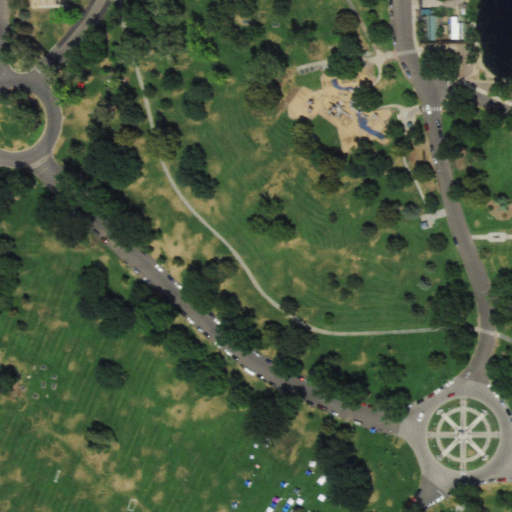
#> input picture examples/data/naip-denver/image.png, 512 x 512 px
$ python reproduce_table.py
#> lines starting #> are read from the running program, lines starting #| are printed output that depends on the picture; after the words box and inside, x2 and y2 are one past the last pixel; in counts of white or black regions, pixels touching at a corner belong together
### src/geomasklab/api.py
"""Create and recalculate mask evidence without a model, browser or server."""
from copy import deepcopy
from datetime import datetime, timezone
import hashlib
import io
import json
import re
import time
import uuid
from PIL import Image, ImageOps
from ._version import VERSION
from .evidence import bundle_contents, load_verified_bundle
from .masks import binary_png, source_text, MAX_IMAGE_BYTES, MAX_MASK_PIXELS
from .measurements import constrain, statistics
from .regions import validate_region, prepare_analysis, region_report
from .review import initial_review
from .domain import (KEEP_VALIDITY, validity_input, configuration,
                     validity_measurements, add_validity_statistics)


def timestamp():return datetime.now(timezone.utc).isoformat()
def identifier():return uuid.uuid4().hex[:12]
def json_bytes(value):return json.dumps(value,indent=2,ensure_ascii=False).encode('utf-8')


def create_evidence(image_bytes, mask_bytes, *, target, source, aligned, scope='all', roi=None,
                    image_source='User-supplied image', session_id=None, run_id=None,
                    parent_run_id=None, version=1, provider_info=None,
                    valid_mask=None, valid_source=None, invert=False):
    """Record an aligned external positive-target mask and an explicit pixel scope.

    Coordinates are those of the normalized, displayed RGB image. This operation
    validates binary pixels and creates pending-review evidence; it makes no
    inference, alignment or authenticated-origin claim.
    """
    start=time.perf_counter();source=source_text(source)
    if type(invert) is not bool:raise ValueError('Complement flag must be boolean.')
    if aligned is not True:raise ValueError('Confirm pixel alignment with the normalized image.')
    if not isinstance(target,str) or not re.fullmatch(r'[A-Za-z][A-Za-z0-9_-]{0,63}',target):
        raise ValueError('Target must be an ASCII label of 1 to 64 letters, digits, underscores or hyphens, starting with a letter.')
    for value in (session_id,run_id,parent_run_id):
        if value is not None and (not isinstance(value,str) or not re.fullmatch(r'[a-f0-9]{12}',value)):
            raise ValueError('Result/session identifiers must contain 12 lowercase hexadecimal characters.')
    if type(version) is not int or version<1:raise ValueError('Result version must be a positive integer.')
    if not image_bytes or len(image_bytes)>MAX_IMAGE_BYTES:raise ValueError('Headless images must be 48 MB or smaller.')
    with Image.open(io.BytesIO(image_bytes)) as raw:
        if raw.width*raw.height>MAX_MASK_PIXELS:raise ValueError('Headless images must contain no more than 64 million pixels.')
        if getattr(raw,'n_frames',1)!=1:raise ValueError('Use a single-frame image.')
        preserve=raw.format=='PNG' and raw.mode=='RGB' and raw.getexif().get(274,1)==1
        image=ImageOps.exif_transpose(raw).convert('RGB')
    if not preserve:
        out=io.BytesIO();image.save(out,'PNG');image_bytes=out.getvalue()
    full=binary_png(mask_bytes,image.size)
    if provider_info is not None:
        if not isinstance(provider_info,dict):raise ValueError('Provider metadata must be an object.')
        encoded_provider=json.dumps(provider_info,allow_nan=False)
        if len(encoded_provider)>16_000:raise ValueError('Provider metadata must contain no more than 16,000 characters.')
        if provider_info.get('output_sha256')!=hashlib.sha256(mask_bytes).hexdigest():
            raise ValueError('Provider output identity does not match the supplied mask.')
        provider_info=json.loads(encoded_provider)
    roi=validate_region(scope,roi,*image.size)
    positive=ImageOps.invert(full) if invert else full
    mask=constrain(positive,scope,roi);metrics=statistics(mask,scope,roi,positive)
    task={'action':'segment','target':target,'side':scope,'invert':invert,'roi':roi,
          'scope_rule':'deterministic_pixel_scope','quality_mode':None,'effective_quality_mode':None}
    domain_files={};config=None
    if valid_mask is not None:
        valid,declaration,domain_files=validity_input(valid_mask,image.size,valid_source)
        mask,_,_=validity_measurements(positive,task,valid)
        metrics=statistics(mask,scope,roi,positive)
        add_validity_statistics(metrics,positive,task,valid)
        config=configuration(task,hashlib.sha256(image_bytes).hexdigest(),image.size,declaration)
        domain_files['analysis.json']=json_bytes(config)
    elif valid_source is not None:
        raise ValueError('A validity source requires an explicit valid mask.')
    encoded={}
    overlay=Image.composite(Image.blend(image,Image.new('RGB',image.size,(69,213,152)),.48),image,mask)
    for name,im in (('full_mask.png',full),('mask.png',mask),('overlay.png',overlay)):
        out=io.BytesIO();im.save(out,'PNG');encoded[name]=out.getvalue()
    rid,sid=run_id or identifier(),session_id or identifier()
    result={'id':rid,'session_id':sid,'parent_run_id':parent_run_id,'version':version,
        'software_version':VERSION,'created_at':timestamp(),'mode':'external','execution_kind':'external_mask_import',
        'inference_performed':False,'query':f'Import an external {target} mask.','task':task,'task_options':{'roi':roi},
        'provenance':{'planner':'explicit_mask_import','perception':'User-supplied binary PNG; no model call',
                      'source':image_source,'image_sha256':hashlib.sha256(image_bytes).hexdigest()},
        'external_mask':{'source':source,'origin_authenticated':False,'alignment_user_assertion':True,
                         'upload_sha256':hashlib.sha256(mask_bytes).hexdigest()},
        'full_mask_sha256':hashlib.sha256(encoded['full_mask.png']).hexdigest(),'metrics':metrics,
        'status':'completed' if metrics['pixel_area'] else 'needs_review','semantic_review':initial_review(),
        'message':f'Imported {metrics["pixel_area"]:,} foreground pixels. No model inference. Review target, alignment and boundaries.',
        'trace':[{'step':1,'name':'Validate external mask','state':'completed',
                  'detail':'Exact dimensions and binary PNG pixels; no resizing, thresholding or model calls.'},
                 {'step':2,'name':'Measure explicit pixel scope','state':'completed',
                  'detail':'Retained source bytes, computed both coverage denominators and set review to pending.'}]}
    result['duration_ms']=round((time.perf_counter()-start)*1000,2)
    if config is not None:result['analysis_config']=config
    if provider_info is not None:result['external_mask']['provider']=provider_info
    report='\n'.join(['# GeoMaskLab imported-mask evidence','',
        f'- Target: {target}; scope: {scope}; ROI: {json.dumps(roi)}',
        f'- Mask source (user supplied): {source}',
        '- Execution: external mask import; no model inference.',
        f'- Foreground pixels: {metrics["pixel_area"]}',f'- Whole-image denominator: {metrics["total_pixels"]}',
        f'- Whole-image coverage: {metrics["area_ratio"]}',f'- Selected-region denominator: {metrics["scope_area_pixels"]}',
        f'- Within-region coverage: {metrics["scope_area_ratio"]}',
        '- Review: pending; candidate components are not validated object counts.',
        '- Pixel alignment and source information are user assertions.',
        '- Verify: geomasklab verify bundle.zip',''])
    if config is not None:
        report+='\n## Declared validity\n\n'+json.dumps(config,indent=2)+'\n\n'+json.dumps(metrics['validity_measurements'],indent=2)+'\n'
    files={'original.png':image_bytes,'source_mask.png':mask_bytes,**encoded,**domain_files,
        'result.json':json_bytes({k:v for k,v in result.items() if k!='trace'}),
        'statistics.json':json_bytes(metrics),'run_log.json':json_bytes(result['trace']),'report.md':report.encode()}
    bundle=bundle_contents(files)
    load_verified_bundle(bundle)
    return bundle


# [16 lines left out: function recalculate_evidence, not called in this run]

### src/geomasklab/masks.py
"""Lossless binary PNG inputs in the displayed image's pixel coordinates."""
import base64
import io
from PIL import Image, ImageChops

MAX_MASK_BYTES = 32 * 1024 * 1024
MAX_MASK_PIXELS = 64_000_000
MAX_IMAGE_BYTES = 48 * 1024 * 1024


# [11 lines left out: function decode_mask, not called in this run]


def binary_png(raw, size):
    """Accept only exact binary pixels; never resize, orient or threshold labels.

    Grayscale values must be 0/1 or 0/255. RGB masks are accepted only when
    all channels are identical; alpha must be opaque. Palette, probability,
    multiclass and animated images require explicit conversion by the user.
    """
    if not raw or len(raw) > MAX_MASK_BYTES:
        raise ValueError('Binary PNG masks must be 32 MB or smaller.')
    try:
        with Image.open(io.BytesIO(raw)) as image:
            if image.format != 'PNG' or getattr(image, 'n_frames', 1) != 1:
                raise ValueError('Use a single-frame binary PNG mask.')
            if image.size != tuple(size) or image.width * image.height > MAX_MASK_PIXELS:
                raise ValueError('Mask dimensions must exactly match the displayed image; no resizing is performed.')
            if image.getexif().get(274, 1) != 1:
                raise ValueError('Orient the mask explicitly to the displayed image before importing.')
            image.load()
            if image.mode in ('RGBA', 'LA'):
                if image.getchannel('A').getextrema() != (255, 255):
                    raise ValueError('Transparent masks are not supported; use opaque binary pixels.')
                image = image.convert('RGB' if image.mode == 'RGBA' else 'L')
            if image.mode == 'RGB':
                r, g, b = image.split()
                if ImageChops.difference(r, g).getbbox() or ImageChops.difference(r, b).getbbox():
                    raise ValueError('Color-coded masks are not supported; export a binary grayscale PNG.')
                image = r
            elif image.mode == '1':
                image = image.convert('L')
            elif image.mode != 'L':
                raise ValueError('Export an 8-bit binary grayscale PNG, not a palette or multiclass image.')
            values = {i for i, count in enumerate(image.histogram()) if count}
            if values <= {0, 1}:
                return image.point(lambda v: 255 if v else 0)
            if values <= {0, 255}:
                return image.copy()
            raise ValueError('Mask values must be 0/1 or 0/255; thresholds and class mappings are never inferred.')
    except (OSError, Image.DecompressionBombError) as error:
        raise ValueError('Could not read a supported binary PNG mask.') from error


def source_text(value):
    """Require explicit, bounded provenance without claiming its authenticity."""
    if not isinstance(value, str) or not value.strip() or len(value) > 1000 or '\x00' in value:
        raise ValueError('Describe the mask source in 1–1,000 characters.')
    return value.strip()

### src/geomasklab/measurements.py
"""Deterministic mask clipping and pixel measurements, without a server."""
from PIL import Image
from .geometry import candidate_statistics, scope_area_pixels
SCOPE_NAMES = {'all': 'Whole image', 'left': 'Left half', 'right': 'Right half', 'top': 'Top half', 'bottom': 'Bottom half'}

def constrain(mask, side, roi=None):
    w,h=mask.size; region=Image.new('L',(w,h),0)
    boxes={'all':(0,0,w,h),'left':(0,0,w//2,h),'right':(w//2,0,w,h),'top':(0,0,w,h//2),'bottom':(0,h//2,w,h)}
    box=boxes[side]; region.paste(mask.crop(box),box[:2])
    if roi:
        x1,y1,x2,y2=roi['xyxy']
        clipped=Image.new('L',(w,h),0)
        clipped.paste(region.crop((x1,y1,x2,y2)),(x1,y1))
        return clipped
    return region

def foreground_area(mask):
    return sum(mask.histogram()[1:])

def statistics(mask,side,roi=None,full_mask=None):
    w,h=mask.size; area=sum(mask.histogram()[1:]); bbox=mask.getbbox()
    scope_area=scope_area_pixels(w,h,side,roi)
    full=full_mask if full_mask is not None else mask
    left=foreground_area(full.crop((0,0,w//2,h)))
    right=foreground_area(full.crop((w//2,0,w,h)))
    distribution={'basis':'full_mask_before_scope','left_pixels':left,'right_pixels':right}
    if roi:
        distribution['roi_inside_pixels']=area
        distribution['roi_outside_pixels']=left+right-area
    return {'pixel_area':area,'total_pixels':w*h,'area_ratio':area/(w*h),'bbox_xyxy':list(bbox) if bbox else None,
            'scope_area_pixels':scope_area,'scope_area_ratio':area/scope_area if scope_area else None,
            'width':w,'height':h,'scope':side,'scope_label':SCOPE_NAMES[side], 'unit':'pixel',
            'spatial_rule':'Pixel-scope clipping; area_ratio always uses the whole image as its denominator.',
            'spatial_check':mask.tobytes()==constrain(mask,side,roi).tobytes(),
            'roi':roi,'candidate_stats':candidate_statistics(mask),'distribution':distribution,'ground_area_available':False}

### src/geomasklab/geometry.py
"""Deterministic connected-component measurements, independent of model services."""
from collections import deque

MAX_COMPONENTS = 100_000


def scope_area_pixels(width, height, side, roi=None):
    """Return the selected rectangle's area, including odd-sized half images.

    Coordinates are zero-based and the upper bounds are exclusive. An empty
    half-image can have zero pixels; its coverage ratio must be reported as null.
    """
    boxes = {'all': (0, 0, width, height), 'left': (0, 0, width // 2, height),
             'right': (width // 2, 0, width, height),
             'top': (0, 0, width, height // 2),
             'bottom': (0, height // 2, width, height)}
    if side not in boxes:
        raise ValueError('Unknown analysis scope.')
    x1, y1, x2, y2 = boxes[side]
    if roi:
        rx1, ry1, rx2, ry2 = roi['xyxy']
        x1, y1, x2, y2 = max(x1, rx1), max(y1, ry1), min(x2, rx2), min(y2, ry2)
    return max(0, x2 - x1) * max(0, y2 - y1)

def candidate_statistics(mask, min_area_pixels=1):
    """Eight-connected candidate regions on the final, spatially constrained mask."""
    w,h=mask.size
    pixels=mask.tobytes()
    seen=bytearray(len(pixels))
    candidates=[]
    raw_count=0
    for seed,value in enumerate(pixels):
        if not value or seen[seed]: continue
        if raw_count>=MAX_COMPONENTS:
            raise ValueError('Mask statistics exceed the 100,000-component limit; use a smaller analysis region.')
        raw_count+=1
        seen[seed]=1
        queue=deque([seed])
        area=0; sx=sy=0; left=w; top=h; right=bottom=0
        while queue:
            index=queue.popleft(); y,x=divmod(index,w)
            area+=1; sx+=x; sy+=y
            left=min(left,x); top=min(top,y); right=max(right,x+1); bottom=max(bottom,y+1)
            for ny in range(max(0,y-1),min(h,y+2)):
                row=ny*w
                for nx in range(max(0,x-1),min(w,x+2)):
                    neighbor=row+nx
                    if pixels[neighbor] and not seen[neighbor]:
                        seen[neighbor]=1; queue.append(neighbor)
        if area>=min_area_pixels:
            candidates.append({'candidate_id':len(candidates)+1,'area_pixels':area,
                               'bbox':{'x':left,'y':top,'width':right-left,'height':bottom-top},
                               'center':{'x':round(sx/area,3),'y':round(sy/area,3)}})
    areas=[item['area_pixels'] for item in candidates]
    return {'label':'candidate_regions','connectivity':8,'min_area_pixels':min_area_pixels,
            'raw_candidate_count':raw_count,'candidate_count':len(candidates),
            'filtered_out_count':raw_count-len(candidates),'total_area_pixels':sum(areas),
            'min_area':min(areas,default=0),'max_area':max(areas,default=0),
            'mean_area':round(sum(areas)/len(areas),3) if areas else 0.0,
            'candidates':candidates,
            'notice':'Connected components are candidates; review their counts and boundaries separately.'}

### src/geomasklab/review.py
"""Self-reported semantic review of one immutable result, not authenticated truth."""
import hashlib

SCHEMA = 'geoscope-semantic-review/1.0'
STATES = {'pending', 'accepted', 'rejected'}


def initial_review():
    return {'schema': SCHEMA, 'state': 'pending', 'events': [],
            'notice': 'Self-reported review without identity authentication; not ground truth, accuracy evaluation or boundary correction.'}


# [36 lines left out: functions append_review, verify_review, not called in this run]

### src/geomasklab/regions.py
"""Explicit offline analysis of a verified full-image prediction.

This operation changes the spatial scope or declared pixel validity. It does not call a model,
interpret a new semantic request, or turn an imported prediction into truth.
"""
from copy import deepcopy
import hashlib
import io
import json
import time

from PIL import Image, ImageOps
from .evidence import load_verified_bundle
from .contract import VERSION
from .review import initial_review
from .domain import (KEEP_VALIDITY, validity_input, configuration,
                     valid_image, validity_measurements, add_validity_statistics)

SCOPE_NAMES = {'all': 'Whole image', 'left': 'Left half', 'right': 'Right half',
               'top': 'Top half', 'bottom': 'Bottom half'}


def validate_region(side, roi, width, height):
    """Validate one scope: an image/half-image, or a full-coordinate rectangle."""
    if not isinstance(side, str) or side not in SCOPE_NAMES:
        raise ValueError('Choose a valid analysis scope.')
    if roi is None:
        return None
    if side != 'all':
        raise ValueError('Choose either a half-image or a rectangle, not both.')
    if not isinstance(roi, dict) or set(roi) != {'xyxy', 'source', 'image_size'}:
        raise ValueError('ROI must contain xyxy, source, and image_size.')
    xyxy = roi['xyxy']
    if (not isinstance(xyxy, list) or len(xyxy) != 4 or
        any(type(v) is not int for v in xyxy) or
        not isinstance(roi['image_size'], list) or
        any(type(v) is not int for v in roi['image_size']) or
        roi['image_size'] != [width, height] or
        roi['source'] not in ('drawn', 'imported')):
        raise ValueError('ROI coordinates, source, or image dimensions are invalid.')
    x1, y1, x2, y2 = xyxy
    if not (0 <= x1 < x2 <= width and 0 <= y1 < y2 <= height):
        raise ValueError('ROI must be nonempty and inside the image.')
    return deepcopy(roi)


# [142 lines left out: functions prepare_analysis, region_report, not called in this run]

### src/geomasklab/domain.py
"""Explicit pixel validity shared by measurement, comparison and assessment.

Validity is a declared analysis condition, not a cloud detector or a semantic
quality claim. Positive source masks remain immutable when domains change.
"""
import hashlib
import io
from PIL import Image, ImageChops
from .masks import binary_png, source_text
from .measurements import constrain

EVIDENCE_SCHEMA = 'geomasklab-evidence/2.0'
CONFIG_SCHEMA = 'geomasklab-analysis-config/1.0'
METRICS_SCHEMA = 'geomasklab-validity-measurements/1.0'
KEEP_VALIDITY = object()
DOMAIN_FILES = {'analysis.json', 'valid_mask.png', 'source_valid_mask.png'}


def png(image):
    output = io.BytesIO()
    image.save(output, 'PNG')
    return output.getvalue()


def selected_region(size, task):
    """Geometric region in normalized image pixels; upper bounds exclusive."""
    return constrain(Image.new('L', size, 255), task['side'], task.get('roi'))


# [36 lines left out: functions validity_input, configuration, valid_image, not called in this run]


def analysis_domain(files, size, task):
    """D = selected geometric region intersected with declared valid pixels."""
    return ImageChops.multiply(selected_region(size, task), valid_image(files, size))


# [34 lines left out: functions validity_measurements, add_validity_statistics, not called in this run]

### examples/reproduce_table.py
"""Recompute the retained NAIP domain example (Manuscript section 3.1, Fig. 2).

The left-quarter exclusion is a declared fixture, not detected cloud/NoData.
All image/mask bytes are bundled; no model, server or download is required.
"""
import json
from pathlib import Path
import sys
from PIL import Image

ROOT = Path(__file__).resolve().parents[1]
sys.path.insert(0, str(ROOT / 'src'))
from geomasklab.api import create_evidence
from geomasklab.domain import png
from geomasklab.evidence import load_verified_bundle


def main():
    data = ROOT / 'examples/data/naip-denver'
    image, mask = (data / 'image.png').read_bytes(), (data / 'mask.png').read_bytes()
    with Image.open(data / 'image.png') as source:
#> source is the input picture: PIL image 512x512 RGB; mean R, G, B 73.3, 88.7, 63.7
        size = source.size
    valid = Image.new('L', size, 255)
#> valid: PIL image 512x512 L; every value is 255
    valid.paste(0, (0, 0, size[0] // 4, size[1]))
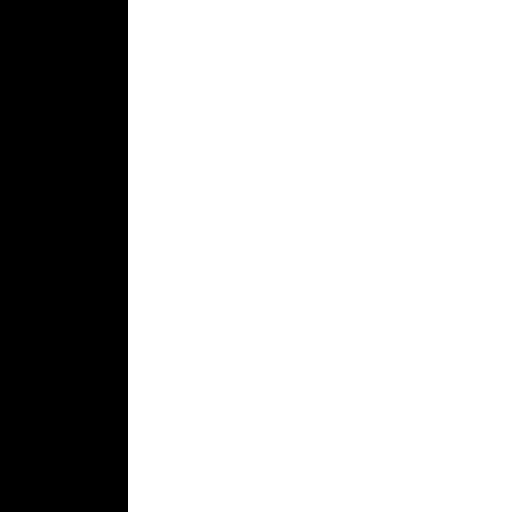
#> valid: PIL image 512x512 L; 75% white; 1 black region, box (x1, y1, x2, y2) and area: (0, 0, 128, 512) 65536
    cases = [('Whole image', {}, 'area_ratio', None, 'Fig. 2a'),
             ('Right half', {'scope': 'right'}, 'scope_area_ratio', None, 'Fig. 2b'),
             ('Declared valid domain', {'valid_mask': png(valid), 'valid_source':
              'Fixture exclusion: left quarter'}, None, 'coverage_of_valid_region', 'Fig. 2c')]
    output = Path('reviewer-output/denominators')
    output.mkdir(parents=True, exist_ok=True)
    rows = []
    for index, (label, options, geometric, effective, reference) in enumerate(cases):
        bundle = create_evidence(image, mask, target='tree', source='Bundled excess-green fixture; semantics unvalidated', aligned=True, **options)
#> in create_evidence, `preserve=raw.format=='PNG' and raw.mode=='RGB' and raw.getexif().get(2..`: preserve = True
#> in binary_png, `with Image.open(io.BytesIO(raw)) as image:`:
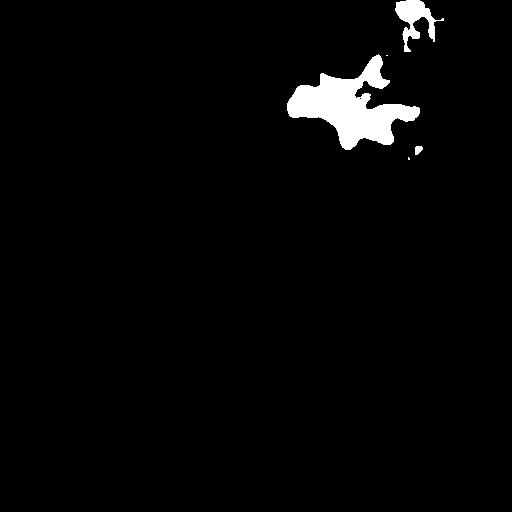
#> image: PIL image 512x512 L; 2.5% white; 5 white regions (2 under 20 px), largest, box (x1, y1, x2, y2) and area: (287, 54, 420, 150) 5488, (395, 0, 444, 52) 993, (415, 146, 423, 155) 55
#> in binary_png, `values = {i for i, count in enumerate(image.histogram()) if count}`: values = 2 items
#> (the rest of the program and of its run is left out)
